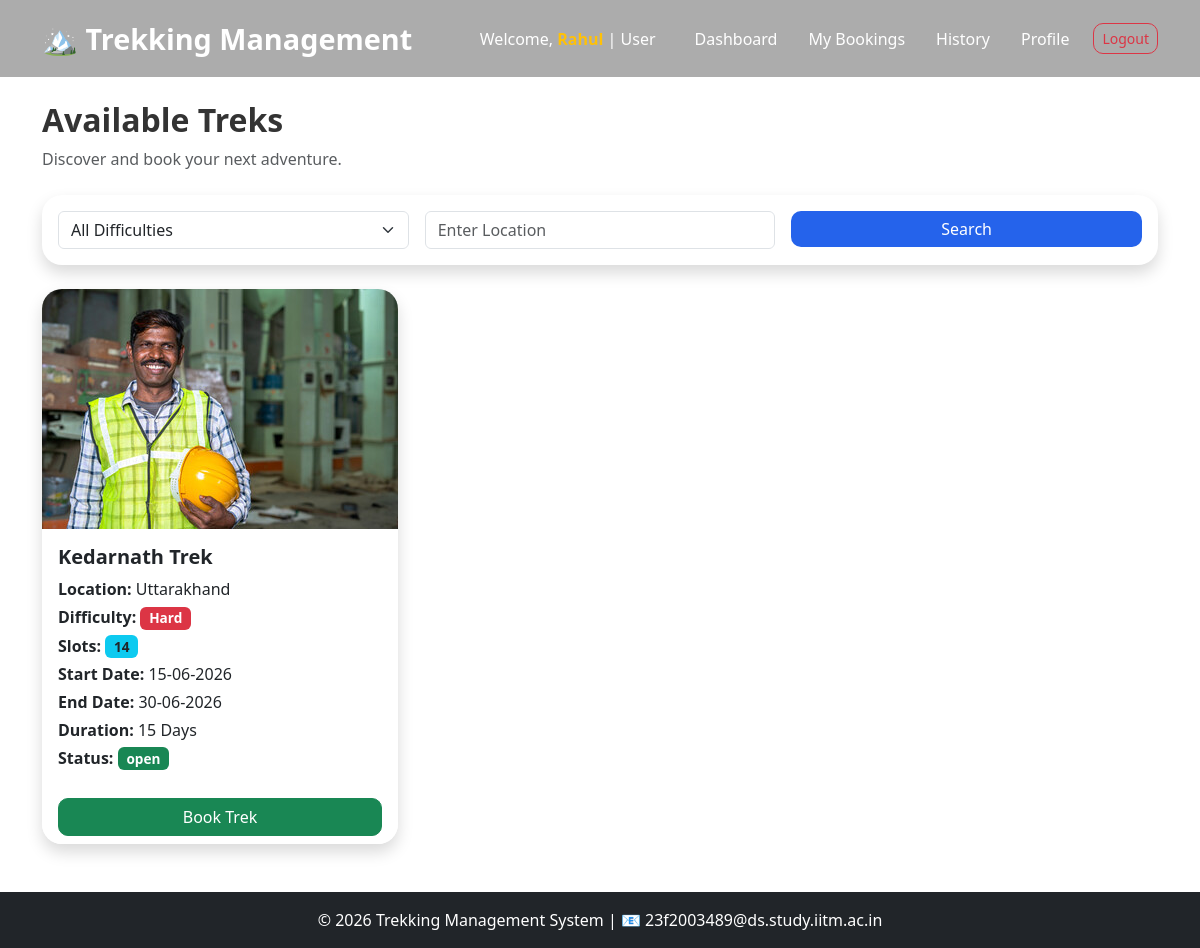
The page /user-dashboard (signed in) on the database its author committed.
### models.py (models this page shows)
class User(UserMixin,db.Model):
    id=db.Column(db.Integer, primary_key=True)
    name=db.Column(db.String(100), nullable=False)
    email=db.Column(db.String(120), unique=True, nullable=False)
    password=db.Column(db.String(255),nullable=False)
    phone=db.Column(db.String(20))
    role=db.Column(db.String(20),nullable=False)
    status=db.Column(db.String(20), default='pending')
    created_at=db.Column(db.DateTime, default=datetime.utcnow)
    bookings=db.relationship('Booking', backref='user',lazy=True)
    assigned_treks=db.relationship('Trek',backref='staff',lazy=True)

class Trek(db.Model):
    id=db.Column(db.Integer, primary_key=True)
    trek_name=db.Column(db.String(100),nullable=False)
    location=db.Column(db.String(100),nullable=False)
    difficulty=db.Column(db.String(20))
    duration=db.Column(db.Integer)
    available_slots=db.Column(db.Integer, default=0)
    start_date=db.Column(db.Date)
    end_date=db.Column(db.Date)
    status=db.Column(db.String(20),default='open')
    description=db.Column(db.Text)
    assigned_staff_id=db.Column(db.Integer,db.ForeignKey('user.id'))
    bookings=db.relationship('Booking',backref='trek',lazy=True)
    image=db.Column(db.String(200),nullable=True)

### app.py (the view)
@app.route('/user-dashboard')
@login_required
def user_dashboard():
    if current_user.role != 'user':
        return "Access Denied"
    difficulty = request.args.get('difficulty')
    location = request.args.get('location')
    query = Trek.query.filter_by(status='open')
    if difficulty:
        query = query.filter_by(difficulty=difficulty)
    if location:
        query = query.filter(Trek.location.contains(location))
    open_treks = query.all()
    return render_template('user/dashboard.html',treks=open_treks)

### app.py (called while the page is built)
@login_manager.user_loader
def load_user(user_id):
    return db.session.get(User, int(user_id))

### templates/user/dashboard.html (shortened to what this page needs)
{% extends "base.html" %}
{% block content %}
<div class="container py-4">
<div class="mb-4">
    <h2 class="fw-bold">
        Available Treks
    </h2>
    <p class="text-muted">
        Discover and book your next adventure.
    </p>
</div>
<div class="card shadow mb-4">
    <div class="card-body">
        <form method="GET">
            <div class="row g-3">
                <div class="col-md-4">
                    <select name="difficulty"
                            class="form-select">
                        <option value="">
                            All Difficulties
                        </option>
                    </select>
                </div>
                <div class="col-md-4">
                    <input type="text"
                           name="location"
                           class="form-control"
                           placeholder="Enter Location">
                </div>
                <div class="col-md-4">
                    <button type="submit"
                            class="btn btn-primary w-100">
                        Search
                    </button>
                </div>
            </div>
        </form>
    </div>
</div>
{% if treks %}
<div class="row">
    {% for trek in treks %}
    <div class="col-lg-4 col-md-6 mb-4">
        <div class="card shadow h-100">
            {% if trek.image %}
                <img src="{{ url_for(
                    'static',
                    filename='uploads/' + trek.image
                ) }}"
                class="card-img-top"
                alt="{{ trek.trek_name }}">
            {% endif %}
            <div class="card-body">
                <h5 class="card-title fw-bold">
                    {{ trek.trek_name }}
                </h5>
                <p class="mb-1">
                    <strong>Location:</strong>
                    {{ trek.location }}
                </p>
                <p class="mb-1">
                    <strong>Difficulty:</strong>
                    {% if trek.difficulty == 'Easy' %}
                        <span class="badge bg-success">
                            Easy
                        </span>
                    {% elif trek.difficulty == 'Moderate' %}
                        <span class="badge bg-warning text-dark">
                            Moderate
                        </span>
                    {% elif trek.difficulty == 'Hard' %}
                        <span class="badge bg-danger">
                            Hard
                        </span>
                    {% endif %}
                </p>
                <p class="mb-1">
                    <strong>Slots:</strong>
                    <span class="badge bg-info text-dark">
                        {{ trek.available_slots }}
                    </span>
                </p>
                <p class="mb-1">
                    <strong>Start Date:</strong>
                    {{ trek.start_date.strftime('%d-%m-%Y') }}
                </p>
                <p class="mb-1">
                    <strong>End Date:</strong>
                    {{ trek.end_date.strftime('%d-%m-%Y') }}
                </p>
                <p class="mb-1">
                    <strong>Duration:</strong>
                    {{ trek.duration }} Days
                </p>
                <p class="mb-1">
                    <strong>Status:</strong>
                    <span class="badge bg-success">
                        {{ trek.status }}
                    </span>
                </p>
            </div>
            <div class="card-footer bg-white border-0">
                <a href="/book-trek/{{ trek.id }}"
                   class="btn btn-success w-100">
                    Book Trek
                </a>
            </div>
        </div>
    </div>
    {% endfor %}
</div>
{% else %}
<div class="alert alert-info">
    No open treks available.
</div>
{% endif %}
</div>
{% endblock %}

### templates/base.html (shortened to what this page needs)
<!DOCTYPE html>
<html lang="en">
<head>
    <link href="https://cdn.jsdelivr.net/npm/bootstrap@5.3.3/dist/css/bootstrap.min.css"
          rel="stylesheet">
    <link rel="stylesheet"
          href="https://cdn.jsdelivr.net/npm/bootstrap-icons@1.11.3/font/bootstrap-icons.min.css">
    <link rel="stylesheet"
          href="{{ url_for('static', filename='css/style.css') }}">
</head>
<body class="d-flex flex-column min-vh-100">
<nav class="navbar navbar-expand-lg navbar-dark fixed-top custom-navbar">
    <div class="container">
        <a class="navbar-brand fw-bold" href="/">
            🏔️ Trekking Management
        </a>
        <div class="collapse navbar-collapse"
             id="navbarNav">
            <ul class="navbar-nav ms-auto align-items-lg-center">
                {% if current_user.is_authenticated %}
                    <li class="nav-item me-3">
                        <span class="navbar-text">
                            Welcome,
                            <strong class="text-warning">
                            </strong>
                            |
                            {{ current_user.role|title }}
                        </span>
                    </li>
                    {% if current_user.role == 'admin' %}
                        <li class="nav-item">
                            <a class="nav-link" href="/admin-dashboard">
                                Dashboard
                            </a>
                        </li>
                        <li class="nav-item">
                            <a class="nav-link" href="/admin-treks">
                                Treks
                            </a>
                        </li>
                        <li class="nav-item">
                            <a class="nav-link" href="/admin/staff">
                                Staff
                            </a>
                        </li>
                        <li class="nav-item">
                            <a class="nav-link" href="/admin/bookings">
                                Bookings
                            </a>
                        </li>
                        <li class="nav-item">
                            <a class="nav-link" href="/admin/users">
                                Users
                            </a>
                        </li>
                        <li class="nav-item">
                            <a class="nav-link" href="/admin/search">
                                Search
                            </a>
                        </li>
                        <li class="nav-item ms-lg-3">
                            <a class="btn btn-outline-danger btn-sm"
                               href="/logout">
                                Logout
                            </a>
                        </li>
                    {% elif current_user.role == 'user' %}
                        <li class="nav-item">
                            <a class="nav-link" href="/user-dashboard">
                                Dashboard
                            </a>
                        </li>
                        <li class="nav-item">
                            <a class="nav-link" href="/my-bookings">
                                My Bookings
                            </a>
                        </li>
                        <li class="nav-item">
                            <a class="nav-link" href="/trek-history">
                                History
                            </a>
                        </li>
                        <li class="nav-item">
                            <a class="nav-link" href="/edit-profile">
                                Profile
                            </a>
                        </li>
                        <li class="nav-item ms-lg-3">
                            <a class="btn btn-outline-danger btn-sm"
                               href="/logout">
                                Logout
                            </a>
                        </li>
                    {% endif %}
                {% endif %}
            </ul>
        </div>
    </div>
</nav>
<main class="flex-grow-1 page-content">
    {% block content %}
    {% endblock %}
</main>
<footer class="bg-dark text-white text-center py-3 mt-auto">
    <div class="container">
        <p class="mb-0">
            © 2026 Trekking Management System
            |
            📧 23f2003489@ds.study.iitm.ac.in
        </p>
    </div>
</footer>
</body>
</html>

### static/css/style.css (style rules this page uses)
html, body { height:100%; }
body { background:#ffffff; font-family:'Segoe UI',Tahoma,Geneva,Verdana,sans-serif; color:#333; overflow-x:hidden; }
img { max-width:100%; }
.custom-navbar { background:rgba(18,18,18,.35); backdrop-filter:blur(15px); -webkit-backdrop-filter:blur(15px); transition:.4s; padding:12px 0; }
.custom-navbar .navbar-brand { font-size:1.8rem; font-weight:700; color:#fff !important; }
.custom-navbar .nav-link { color:#fff !important; font-weight:500; margin-left:15px; transition:.3s; }
.navbar-text { color:#fff !important; }
.btn { border-radius:10px; transition:.3s; }
.btn-primary { background:#2563eb; border:none; }
.card { border:none; border-radius:20px; overflow:hidden; box-shadow:0 10px 30px rgba(0,0,0,.08); transition:.35s; }
.card-img-top { height:240px; object-fit:cover; }
footer { background:#111; color:white; padding:20px; }
.page-content { padding-top:77px; }
.custom-navbar { min-height:75px; }
.badge { font-size: 0.85rem; }
.btn { transition: all 0.3s ease; }

### rows shown on the page
User: role "User"
Trek: image (picture), trek_name "Kedarnath Trek", location "Uttarakhand", difficulty "Hard", available_slots "14", start_date "15-06-2026", end_date "30-06-2026", duration "15", status "open"
